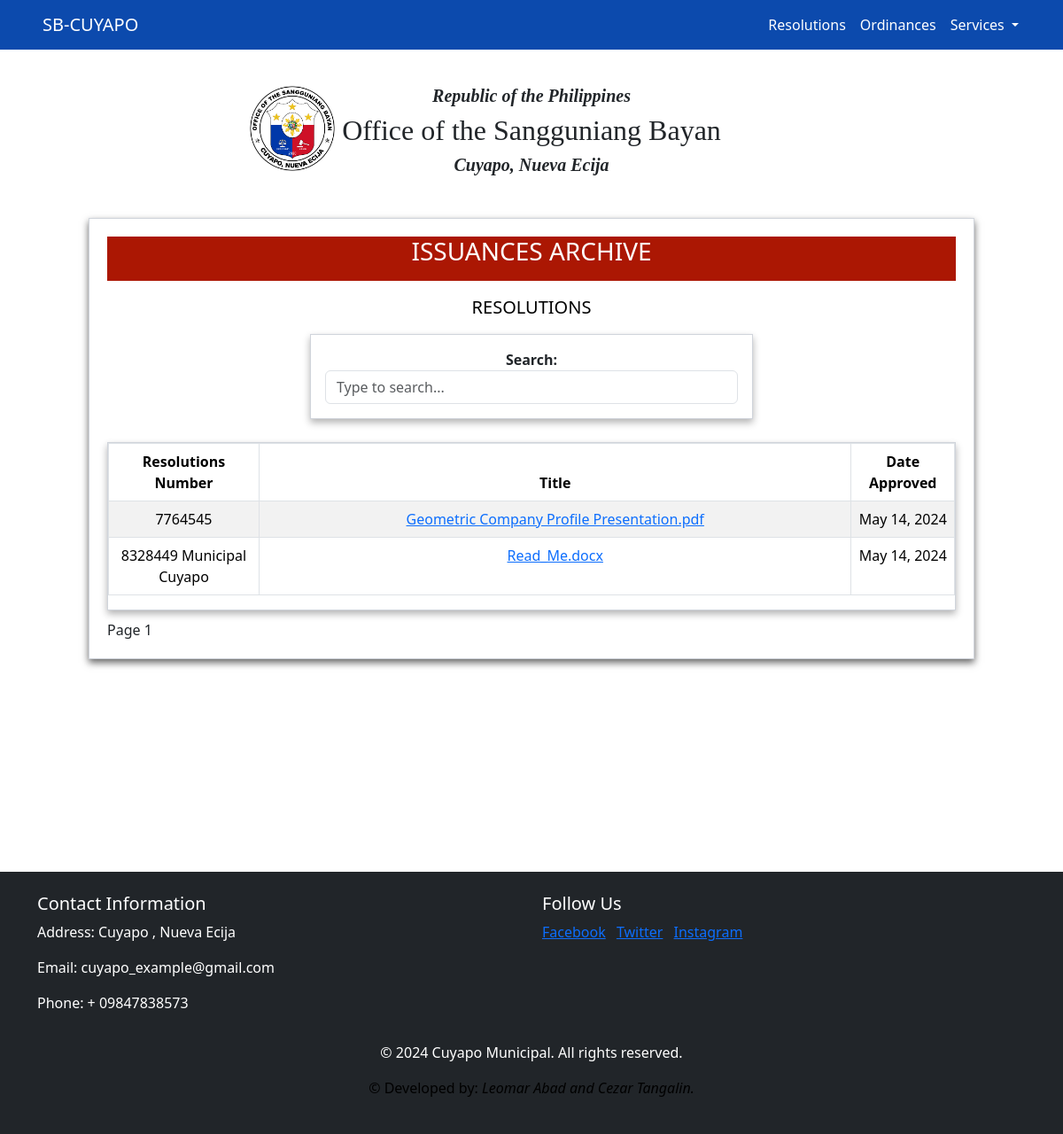
Page /resolutions.php on the committed database.
### tables this page shows
CREATE TABLE `upload_res` (
  `id` int(11) NOT NULL,
  `fname` text NOT NULL,
  `name` varchar(200) NOT NULL,
  `reference_number` varchar(255) NOT NULL,
  `date_time` varchar(50) NOT NULL,
  `proponent` varchar(50) NOT NULL,
  `seconded` varchar(200) NOT NULL,
  `committe` varchar(200) NOT NULL,
  `view_count` int(11) DEFAULT 0
);

### resolutions.php (the view, shortened to what this page needs)
<?php
$conn = new PDO('mysql:host=localhost; dbname=cuyapo_municipals', 'root', '') or die(mysql_error());
$page = isset($_GET['page']) ? intval($_GET['page']) : 1;
$limit = 10;
$offset = ($page - 1) * $limit;
$query = $conn->prepare("SELECT * FROM upload_res ORDER BY id DESC LIMIT :limit OFFSET :offset");
$query->bindParam(':limit', $limit, PDO::PARAM_INT);
$query->bindParam(':offset', $offset, PDO::PARAM_INT);
$query->execute();
?>
<!DOCTYPE html>
<html lang="en">
<head>
    <link rel="stylesheet" href="admin\Css\index.css">
    <link href="https://cdn.jsdelivr.net/npm/bootstrap@5.3.3/dist/css/bootstrap.min.css" rel="stylesheet">
    <link rel="stylesheet" href="https://cdnjs.cloudflare.com/ajax/libs/font-awesome/6.5.1/css/all.min.css" />
    <link rel="stylesheet" href="Css/resolution.css">
</head>
<html>
    <body>
    <?php  include('admin/header.php'); ?>
    <div class="myContainer">
    <h3 style="background-color: #ab1703; color: white; text-align: center; "><p>ISSUANCES ARCHIVE</p></h3>
        <div style="color: black; width: 100%; text-align: center;">
            <h5>RESOLUTIONS</h5>
        </div>
        <div class="search-con">
            <label for="search"><b>Search:</b></label>
            <input type="text" class="form-control" id="searchInput" placeholder="Type to search..." oninput="filterTable()">
        </div>
        <div class="document-container">
            <div class="table-responsive">
                <table class="table table-hover table-striped table-bordered">
                    <thead style="text-align: center;">
                        <tr>
                        <th>Resolutions Number</th>
                            <th width="70%">Title</th>
                            <th>Date Approved</th>
                        </tr>
                    </thead>
                    <tbody id="dataTable">
                        <?php while($row = $query->fetch()): ?>
                        <tr>
                        <td style="text-align: center;"><?php echo $row['reference_number']; ?></td>
                            <td style="text-align: center;">
                                <a href="view_res.php?filename=<?php echo $row['id'];?>&f=<?php echo $row['fname'] ?>"><?php echo $row['name'] ?></a>
                            </td>
                            <td style="text-align: center;"><?php echo $row['date_time']; ?></td>
                        </tr>
                        <?php endwhile; ?>
                    </tbody>
                </table>
            </div>
        </div>
        <?php
            echo '<span> Page ' . $page . ' </span>';
        ?>
    </div>
<div class="footer">
    <?php include('footer.php'); ?>
</div>
</body>
</html>

### admin/Css/index.css (style rules this page uses)
.myContainer { display: flex; justify-content: center; flex-direction: column; border: 1px solid #d0d4db; margin-left: 100px; margin-right: 100px; gap: 10px; padding: 20px; min-width: 520px; box-shadow: 0 4px 8px 0 rgba(0,0,0,0.6); }
.document-container { box-shadow: 0 4px 8px 0 rgba(0,0,0,0.3); min-width: 320px; border: 1px solid #d0d4db; }
.search-con { border: 1px solid #d0d4db; box-shadow: 0 4px 8px 0 rgba(0,0,0,0.3); padding: 16px; display: block; margin-bottom: 16px; margin-left: auto; margin-right: auto; text-align: center; min-width: 500px; }
.footer { display: block; padding-top: 30vh; width: 100%; }

### admin/Css/resolution.css (style rules this page uses)
.footer { display: block; padding-top: 30vh; width: 100%; }

### rows in the picture
upload_res: reference_number "7764545", name "Geometric Company Profile Presentation.pdf", date_time "May 14, 2024"
upload_res: reference_number "8328449 Municipal Cuyapo", name "Read_Me.docx", date_time "May 14, 2024"

### other values in the picture
$page "1"
